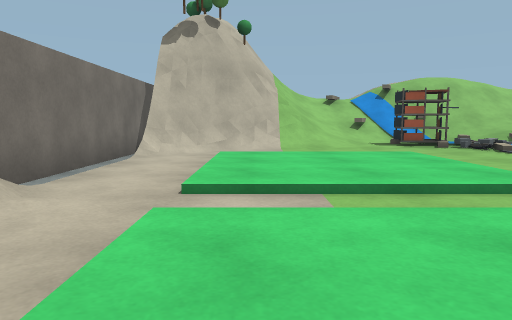
[1] (above)

19 first-person views from a walk through a robot-simulator world made for Gazebo. The camera is 0.5 m above the floor, tilts 6° down and sees 70° across. The floor is counted in squares, 1 m on a side. Each view is taken from the middle of a square. On the plan, view 1 faces up. The plan holds only what a view shows up to about 9 squares ahead; the rest is blank. The place goes on beyond the plan.

[2]
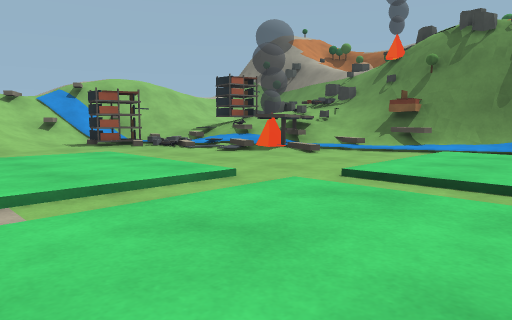

[3]
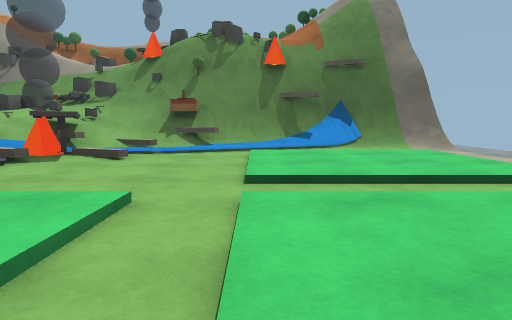

[4]
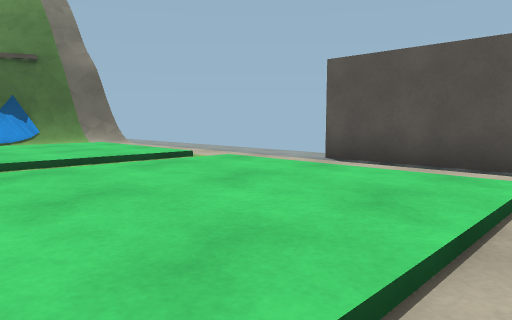

[5]
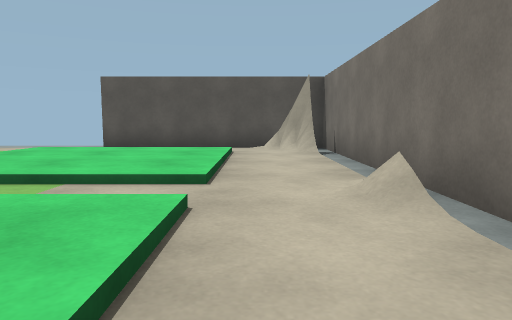

[6]
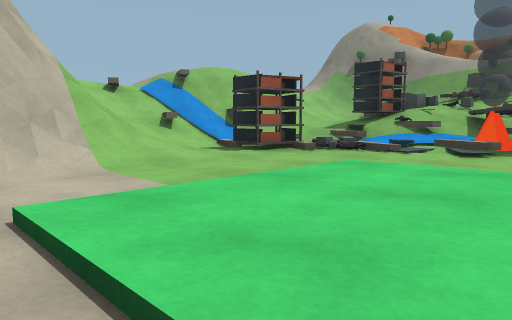

[7]
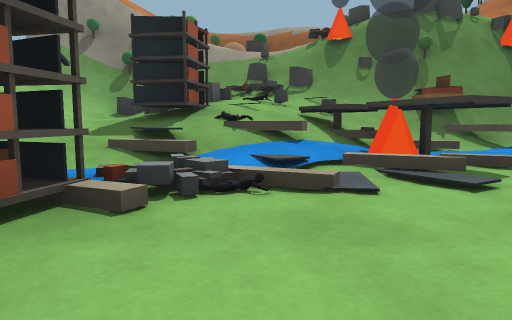

[8]
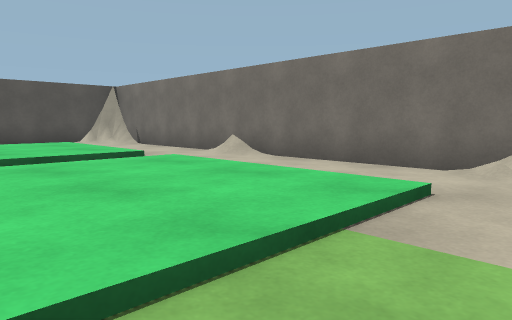

[9]
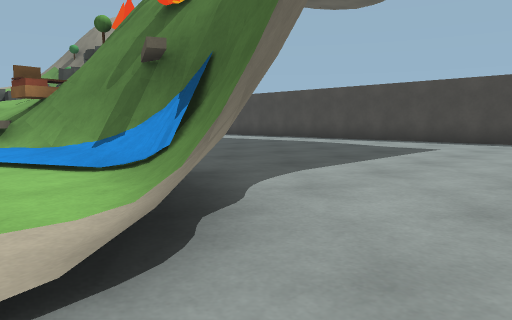

[10]
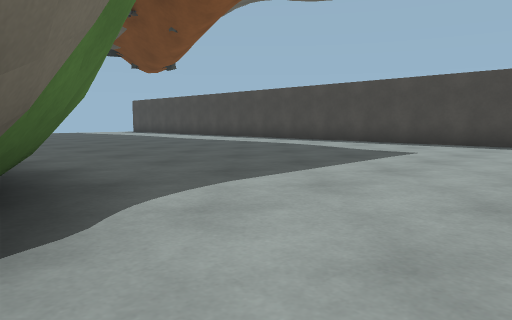

[11]
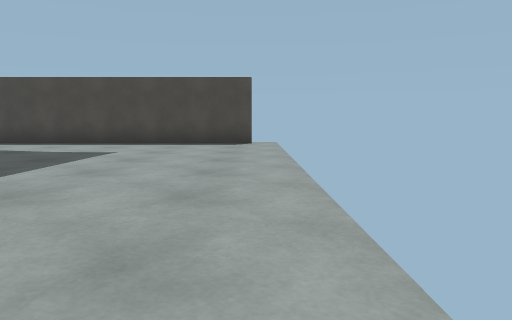

[12]
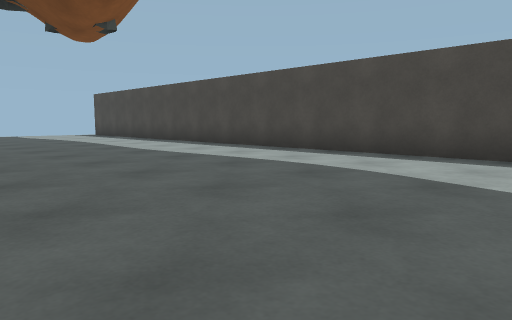

[13]
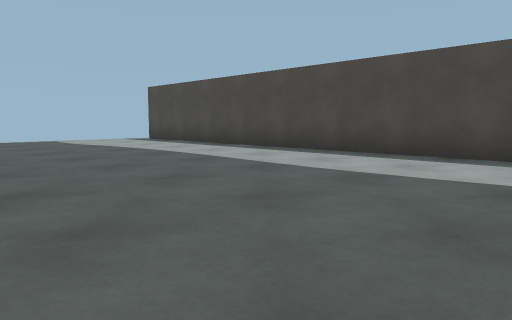

[14]
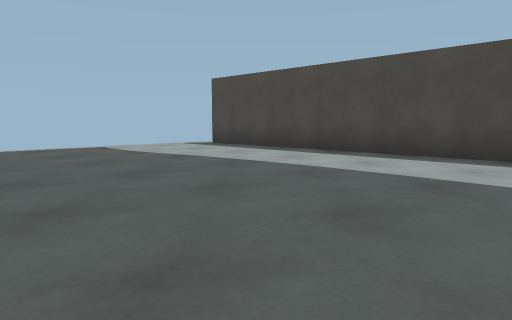

[15]
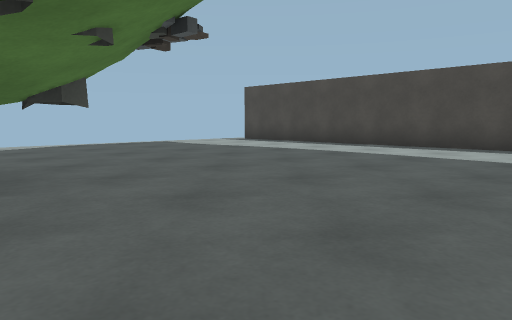

[16]
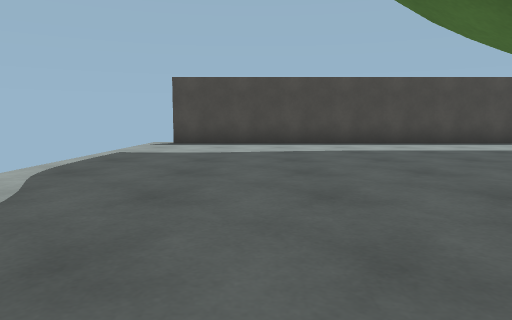

[17]
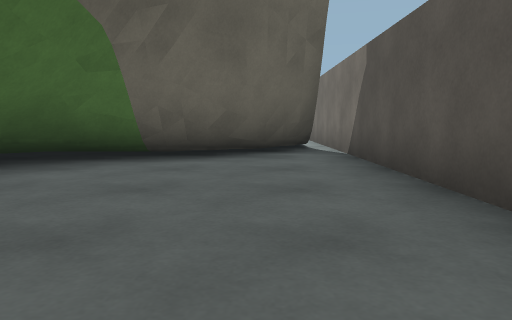

[18]
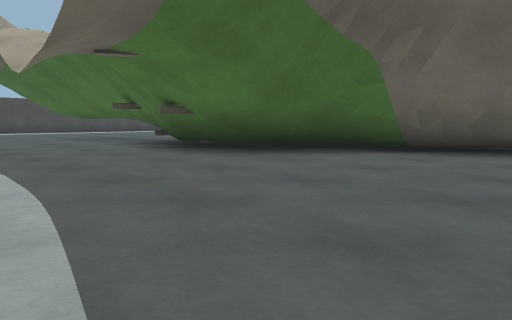

[19]
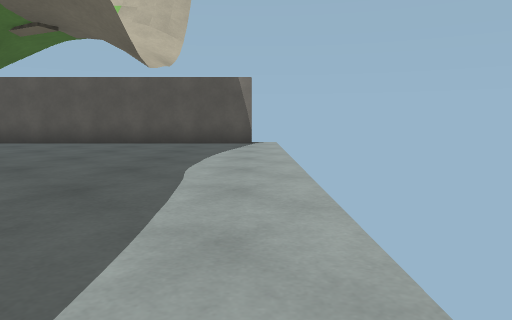

### Floor plan
Key: @ floor where view 1 was taken; # wall or solid block; x gap in a wall; . main floor; : floor 0.05 m higher than the main floor; + floor 0.1 m higher than the main floor; * floor 0.15 m higher than the main floor; / step, stairs or slope; = window, fence, low wall or low ledge; T thing the floor can be seen under or through; B apartment block; R bridge; W brown box; C rock; O other object.
Columns run from 3 left of view 1 to 17 right of it. Each row starts with its distance up from view 1.
 14 x.........   .......x
 13 #.........  ........#
 12 #...................#
 11 #.....W.............#
 10 #.... ###    C......#
  9 #...T/BB=##O .......#
  8 #.TTT/+##=#.........#
  7 ##T::::+==#.........#
  6 ##:///:+=RRO........#
  5 #::***::RRR ........#
  4 #::***:::==#........#
  3 ##:///::::/#........#
  2 #/////:///:=#.......#
  1 #/:***:***:/#.......#
  0 #/:@**:***:##.......#
 -1 ##:///:///:#........#
 -2  #=////////#........#
 -3  #####..............x

Where each view was taken, in squares from view 1:
view 1: 0 up, 0 right, facing up
view 2: 0 up, 0 right, facing up-right
view 3: 2 up, 0 right, facing right
view 4: 2 up, 1 left, facing down-right
view 5: 5 up, 1 left, facing down
view 6: 4 up, 1 left, facing up-right
view 7: 7 up, 2 right, facing right
view 8: 7 up, 2 right, facing down-left
view 9: 3 down, 7 right, facing up-right
view 10: 3 down, 8 right, facing up-right
view 11: 3 down, 8 right, facing right
view 12: 0 up, 11 right, facing up-right
view 13: 4 up, 11 right, facing up-right
view 14: 7 up, 11 right, facing up-right
view 15: 6 up, 9 right, facing up-right
view 16: 12 up, 8 right, facing right
view 17: 13 up, 1 left, facing down
view 18: 14 up, 2 left, facing down-right
view 19: 14 up, 6 right, facing left
